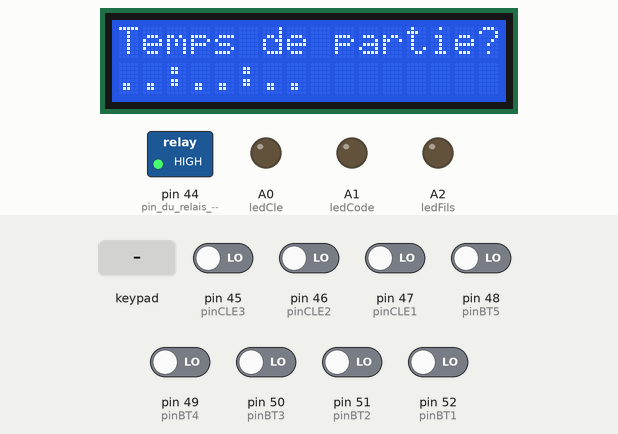
The sketch below on a simulated Arduino Mega 2560, built with avr-gcc and run on an emulated ATmega2560. Shown: 16×2 character LCD, switched loads named in the sketch (green lamp = pin HIGH), output pins drawn as LEDs (lit = HIGH). The test bench sets the inputs (shaded band); at power-on: pin 45 (pinCLE3), pin 46 (pinCLE2), pin 47 (pinCLE1), pin 48 (pinBT5), pin 49 (pinBT4), pin 50 (pinBT3), pin 51 (pinBT2), pin 52 (pinBT1) LOW.

Above: at 3.4 s.
3.5 s: key '#' pressed
At 5.3 s:
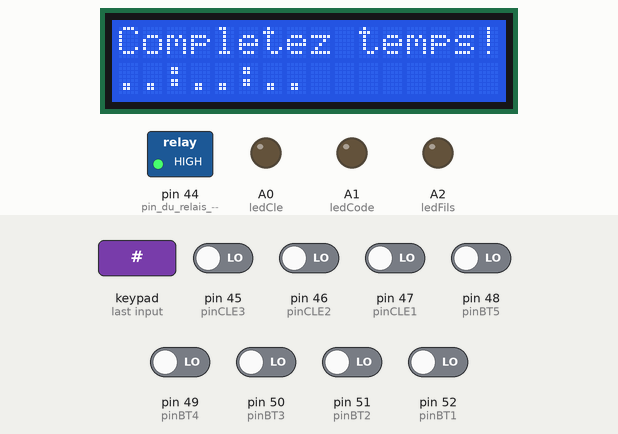
6.5 s: keypad keys 7 6 5 4 * pressed 0.4 s apart
At 8.5 s:
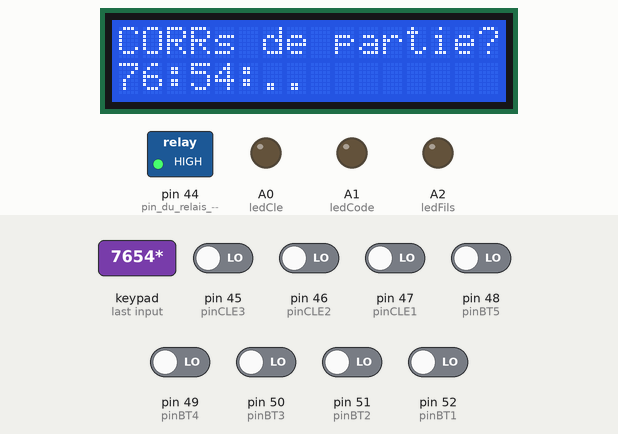
10.1 s: keypad keys 7 6 5 4 # pressed 0.4 s apart
At 14.3 s:
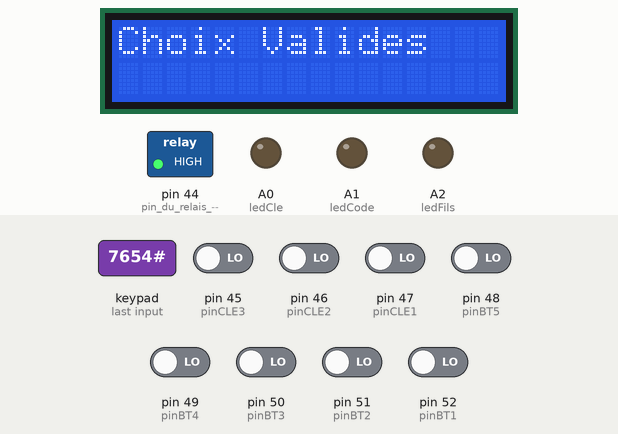
15.1 s: pin 50 (pinBT3) driven HIGH
At 15.7 s:
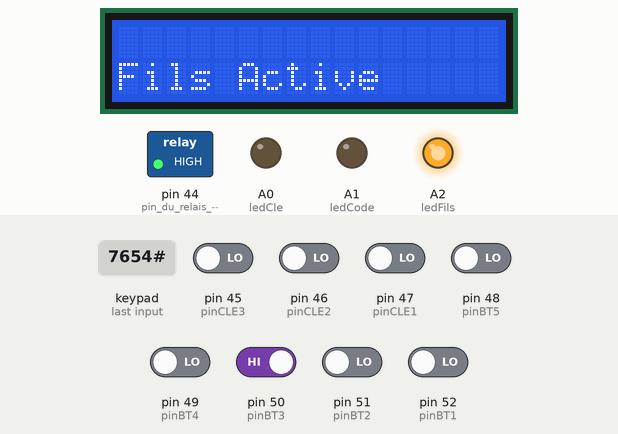
18.1 s: pin 51 (pinBT2) driven HIGH
At 20.3 s:
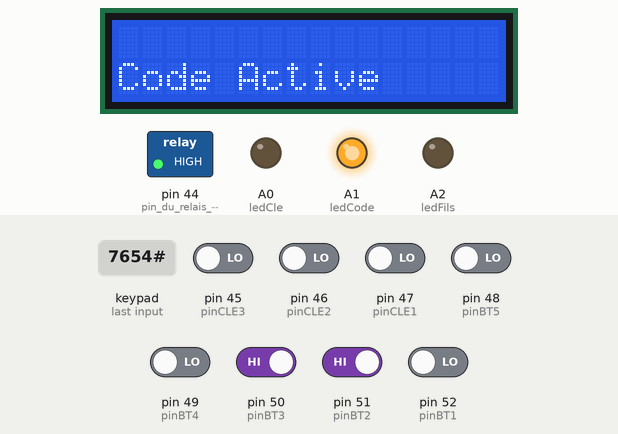
21.1 s: pin 52 (pinBT1) driven HIGH
At 23.7 s:
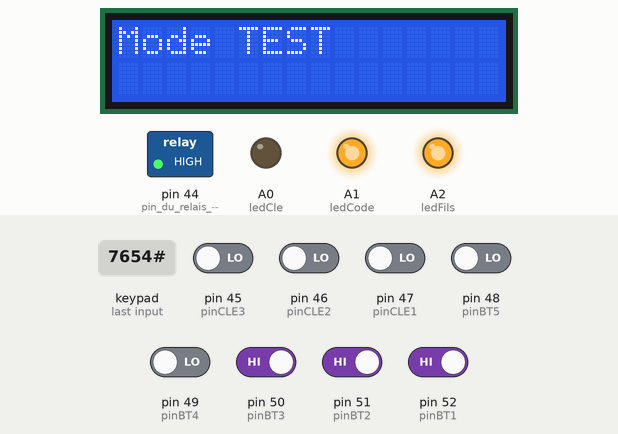
Timing chart, 0 to 28.6 s (numbered marks = the images above; inputs shaded):
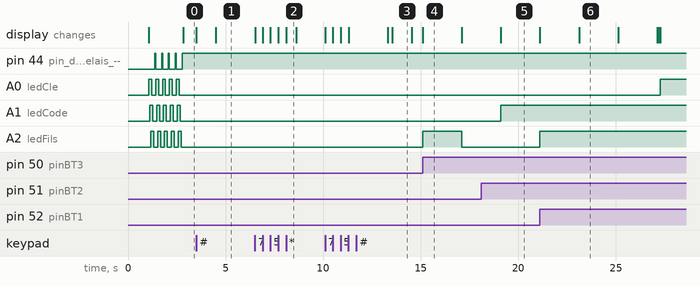

The sketch:

PouletGrille.ino
```cpp
#include "developpeur.h"
#include "sons.h"
#include "controlLeds.h"
#include "menus.h"
#include "modeJeu.h"
#include "Arduino.h"
#include "LiquidCrystal.h"
#include <Keypad.h>


using namespace std;
// ---------------------------------------------------------Espace variables
int pinBT1 = 52, pinBT2 = 51, pinBT3 = 50, pinBT4 = 49, pinBT5 = 48, pinCLE1 = 47, pinCLE2 = 46, pinCLE3 = 45; // ici les pins ou sont branchés les boutons
int ledCle = A0, ledCode = A1, ledFils = A2;
LiquidCrystal LCD(13, 12, 11, 10, 9, 8); // creation de l'objet LCD portée globale


char keys[4][3] = {
	{ '1','2','3' },
	{ '4','5','6' },
	{ '7','8','9' },
	{ '*','0','#' }
};
byte rowPins[4] = { 7, 6, 5, 4 }; //connectez-vous à la ligne pinouts du clavier
byte colPins[3] = { 3 , 2 , 1 }; //connectez-vous à la colonne des brochures du clavier
Keypad keypad = Keypad(makeKeymap(keys), rowPins, colPins, 4, 3);


//--------------------------------------------------------Fin espace variables


void setup() //fonction lancée une seule fois au demmarage de l'arduino
{

	LCD.begin(16, 2); //on declare 16 colonnes et 2 lignes
	LCD.print("Gyromitres Bomb");


	LCD.setCursor(0, 1); // on passe a la deuciemme ligne
	LCD.print("Version 0.42");
	delay(1000);

	LCD.clear();

	pinMode(pinBT1, INPUT);
	pinMode(pinBT2, INPUT);
	pinMode(pinBT3, INPUT);
	pinMode(pinBT4, INPUT);
	pinMode(pinBT5, INPUT);
	pinMode(pinCLE1, INPUT);
	pinMode(pinCLE2, INPUT);
	pinMode(pinCLE3, INPUT);

	pinMode(44, OUTPUT); //pin du relais --> Lumiere G

	pinMode(A0, OUTPUT);
	pinMode(A1, OUTPUT);
	pinMode(A2, OUTPUT);

	digitalWrite(44, HIGH);

}

void loop()
{
	demoLancement(); //petite animation au demarrage
	setupTempsDePartie(); // retourne le temps de la partie en seconde
	setupModeJeu(); // retourne les modes de jeu choisis

}
```

controlLeds.cpp
```cpp
//
//
//

#include "controlLeds.h"
```

controlLeds.h
```cpp
// controlLeds.h

#ifndef _CONTROLLEDS_h
#define _CONTROLLEDS_h

#if defined(ARDUINO) && ARDUINO >= 100
	#include "arduino.h"
#else
	#include "WProgram.h"
#endif


#endif
```

developpeur.cpp
```cpp
//
//
//

#include "developpeur.h"
#include "LiquidCrystal.h"
#include <Keypad.h>

extern int pinBT1, pinBT2, pinBT3, pinBT4, pinBT5, pinCLE1, pinCLE2, pinCLE3;
extern LiquidCrystal LCD;
extern Keypad keypad;
extern const char NO_KEY;

void modeTest()
{
	if (digitalRead(pinBT1) > 0)
	{
		if (digitalRead(pinBT2) > 0)
		{
			LCD.clear();
			LCD.setCursor(0, 0);
			LCD.print("Mode TEST");
			delay(2000);
			bool finTest = false;

			while (finTest == false)
			{
				LCD.clear();

				if (digitalRead(pinBT1) > 0)
				{
					if (digitalRead(pinBT2) > 0)
					{
						LCD.clear();
						LCD.setCursor(0, 0);
						LCD.print("Fin du Test");
						delay(2000);
						finTest = true;
					}
					LCD.clear();
					LCD.print("Mode Cles");
					delay(50);

				}

				if (digitalRead(pinBT2) > 0)
				{
					LCD.clear();
					LCD.print("Mode Code");
					delay(50);
				}

				if (digitalRead(pinBT3) > 0)
				{
					LCD.clear();
					LCD.print("Mode Fils");
					delay(50);
				}

				if (digitalRead(pinBT4) > 0)
				{
					LCD.clear();
					LCD.print("Equipe Bleue");
					delay(50);
				}

				if (digitalRead(pinBT5) > 0)
				{
					LCD.clear();
					LCD.print("Equipe Orange");
					delay(50);
				}

				if (digitalRead(pinCLE1) > 0)
				{
					LCD.clear();
					LCD.print("Cle 1");
					delay(50);
				}

				if (digitalRead(pinCLE2) > 0)
				{
					LCD.clear();
					LCD.print("Cle 2");
					delay(50);
				}

				if (digitalRead(pinCLE3) > 0)
				{
					LCD.clear();
					LCD.print("Cle 3");
					delay(50);
				}

				char key = keypad.getKey(); // affiche le keypad

				if (key != NO_KEY)//si une touche est préssée
				{
					LCD.print(key);
					delay(500);
				}

			}
		}
	}
}

void demoLancement()
{
	int temps = 50;
	int C = 0;

	while (C != 5)
	{

		digitalWrite(44, LOW);

		digitalWrite(A0, HIGH);
		delay(temps);
		digitalWrite(A1, HIGH);
		delay(temps);
		digitalWrite(A2, HIGH);
		delay(temps);
		digitalWrite(A0, LOW);
		delay(temps);
		digitalWrite(A1, LOW);
		delay(temps);
		digitalWrite(A2, LOW);
		delay(temps);
		digitalWrite(44, HIGH);
		delay(temps);
		C = C + 1;
	}

}
```

developpeur.h
```cpp
// developpeur.h

#ifndef _DEVELOPPEUR_h
#define _DEVELOPPEUR_h

#if defined(ARDUINO) && ARDUINO >= 100
	#include "arduino.h"
#else
	#include "WProgram.h"
#endif

void modeTest();
void demoLancement();

#endif
```

menus.cpp
```cpp
#include "menus.h"
#include "LiquidCrystal.h"
#include <Keypad.h>
#include "developpeur.h"


extern int pinBT1, pinBT2, pinBT3, pinBT4, pinBT5, pinCLE1, pinCLE2, pinCLE3;
extern LiquidCrystal LCD;
extern Keypad keypad;
extern const char NO_KEY;
extern int ledCle, ledCode, ledFils;


bool setupModeJeu()  //corriger la fonction !!
{
	int fin = 1;
	int T_boutons[3];
	T_boutons[0] = pinBT1;
	T_boutons[1] = pinBT2;
	T_boutons[2] = pinBT3;

	bool modeCle = false;
	bool modeCode = false;
	bool modeFils = false;


	LCD.clear();
	LCD.setCursor(0, 0);
	LCD.print("Mode de jeu ?");
	delay(200);

	while (fin != 0)
	{
		char key = keypad.getKey();

		if (key != NO_KEY)//si une touche est préssée
		{
			switch (key)
			{
			case '#':
			{
				LCD.clear();
				LCD.setCursor(0, 0);
				LCD.print("Choix Valides");
				delay(1000);
				LCD.clear();
				exit;
				break;
			}
			default:
				break;
			}

		}

		if (digitalRead(pinBT1) != 0)
		{
			if (modeCle == true)
			{
				LCD.setCursor(0, 1);
				LCD.print("Cles Desactive  ");
				modeCle = false;
				digitalWrite(ledCle, LOW);
				delay(2000);
				LCD.setCursor(0, 1);
				LCD.print("                ");
			}
			else
			{
				LCD.setCursor(0, 1);
				LCD.print("Cles Active     ");
				modeCle = true;
				digitalWrite(ledCle, HIGH);
				delay(2000);
				LCD.setCursor(0, 1);
				LCD.print("                ");
			}
		}

		if (digitalRead(pinBT2) != 0)
		{
			if (modeCode == true)
			{
				LCD.setCursor(0, 1);
				LCD.print("Code Desactive  ");
				modeCode = false;
				digitalWrite(ledCode, LOW);
				delay(2000);
				LCD.setCursor(0, 1);
				LCD.print("                ");
			}
			else
			{
				LCD.setCursor(0, 1);
				LCD.print("Code Active     ");
				modeCode = true;
				digitalWrite(ledCode, HIGH);
				delay(2000);
				LCD.setCursor(0, 1);
				LCD.print("                ");
			}
		}

		if (digitalRead(pinBT3) != 0)
		{
			if (modeFils == true)
			{
				LCD.setCursor(0, 1);
				LCD.print("Fils Desactive  ");
				modeFils = false;
				digitalWrite(ledFils, LOW);
				delay(2000);
				LCD.setCursor(0, 1);
				LCD.print("                ");
			}
			else
			{
				LCD.setCursor(0, 1);
				LCD.print("Fils Active     ");
				modeFils = true;
				digitalWrite(ledFils, HIGH);
				delay(2000);
				LCD.setCursor(0, 1);
				LCD.print("                ");
			}
		}


		if (digitalRead(pinBT1) && digitalRead(pinBT2)) // mode test
		{
			modeTest();
		}
	}


	return modeCle, modeCode, modeFils;
}

unsigned long setupTempsDePartie()
{
	LCD.clear();
	LCD.setCursor(0, 0);
	LCD.print("Temps de partie?");
	LCD.setCursor(1, 0); // ligne du bas 1 ere case

	char tempsDePartie[8] = { 0,0,':',1,5,':',0,0 }; //position 3 et 6 a ne pas toucher
	int tour = 0;

	unsigned int tempsSeconde = 1;

	LCD.setCursor(0, 1);
	LCD.print("..:..:..");

	while (tour != 8) //on passe 6 fois, 1 pour chaque chiffre + 2 pour les ":"
	{

		char saisie = keypad.getKey(); //recupere la touche presse

		if (tour == 2 | tour == 5) //sur les deux points
		{
			tour += 1;
			LCD.setCursor(tour, 1);

		}

		if (saisie != NO_KEY)//si une touche est préssée
		{
			switch (saisie)
			{
			case '#': //touche valider
			{
				if (tour != 8)
				{
					LCD.setCursor(0, 0);
					LCD.print("! ! ! ! ! ! ! ! ");
					delay(1000);
					LCD.setCursor(0, 0);
					LCD.print("Completez temps!");
					delay(2000);
					LCD.setCursor(0, 0);
					LCD.print("Temps de partie?");
					LCD.setCursor(tour, 1);
					break;
				}
				else
				{
					LCD.clear();
					LCD.setCursor(0, 0);
					LCD.print("Temps Valide");
				}


			}
			case '*': // touche corriger
			{
				LCD.setCursor(0, 0);
				LCD.print("CORR");
				delay(500);

				LCD.setCursor(0, 0);
				LCD.print("Temps de partie?");

				switch (tour)
				{
				case -1: //curseur au debut impossible de suppr
				{
					break;
				}
				case 3:
				{
					tour -= 1;
					tour -= 1;
					LCD.setCursor(tour, 1);
					LCD.print('.');
					LCD.setCursor(tour, 1);
					tour -= 1;
					break;
				}
				case 6:
				{
					tour -= 1;
					tour -= 1;
					LCD.setCursor(tour, 1);
					LCD.print('.');
					LCD.setCursor(tour, 1);
					tour -= 1;
					break;
				}

				default:
					tour -= 1;
					LCD.setCursor(tour, 1);
					LCD.print('.');
					LCD.setCursor(tour, 1);
					tour -= 1;

					break;
				}
				break;
			}
			default:
				tempsDePartie[tour] = saisie;

				LCD.setCursor(tour, 1);
				LCD.print(saisie);
				tour++;
				break;
			}


		}


	}
	delay(2000);


	//tempsSeconde = convertTempsPartieSecondes(tempsDePartie[0], tempsDePartie[1], tempsDePartie[3], tempsDePartie[4], tempsDePartie[6], tempsDePartie[7]);

	LCD.clear();

	//delay(10000);

	return tempsSeconde;
}


unsigned long convertTempsPartieSecondes(char heures1, char heures2, char minutes1, char minutes2, char secondes1, char secondes2)
{
	unsigned long tempsConverti = 0;

	unsigned int heures = heures1 + heures2;
	unsigned int minutes = minutes1 + minutes2;
	unsigned int secondes = secondes1 + secondes2;


	tempsConverti = heures;


	return tempsConverti;
}
```

menus.h
```cpp
// menus.h

#ifndef _MENUS_h
#define _MENUS_h

#if defined(ARDUINO) && ARDUINO >= 100
	#include "arduino.h"
#else
	#include "WProgram.h"
#endif

bool setupModeJeu();
unsigned long setupTempsDePartie();
unsigned long convertTempsPartieSecondes(char heures1, char heures2, char minutes1, char minutes2, char secondes1, char secondes2);

#endif
```

modeJeu.cpp
```cpp
//
//
//

#include "modeJeu.h"
#include "LiquidCrystal.h"
#include <Keypad.h>

extern int pinBT1, pinBT2, pinBT3, pinBT4, pinBT5, pinCLE1, pinCLE2, pinCLE3; // ici les pins ou sont branchés les boutons
extern LiquidCrystal LCD;
extern Keypad keypad;
extern const char NO_KEY;

#define OPE 0
#define ARMEE 1
#define DESARMER 2
#define BOOM 3

int bombEtat = 0; //0 = Opérationel, 1 = Armé, 2 = Désarmé, 3 = Boom
char key = keypad.getKey(); // affiche le keypad


bool cle() // mode Cle uniquement #ADRIEN

{


	int fin = 0;
	int T_cle[3];
	T_cle[0] = pinCLE1;
	T_cle[1] = pinCLE2;
	T_cle[2] = pinCLE3;

	return false;
}

void code(int codeDesamorcage)// mode Code uniquement # SIMON
{
	int touche = 0;
	int placementEcran = 0;
	int i = 0;
	int t = 0;

	switch (bombEtat)
	{
		LCD.clear();

		case OPE:
		{
			int Code;

			LCD.clear();
			LCD.setCursor(0, 0);
			delay(100);
			LCD.print("Entrer le code :"); //Demander le Code a l'utilisateur.
			while (i < 3)
			{
				int J = 0;
				while (J < 2)
				{


					if (key != NO_KEY)//si une touche est préssée
					{
						LCD.setCursor(placementEcran, 1);
						LCD.print(key);
						placementEcran += 1;
						touche = touche + 1;
						t++;
						J++;
					}

					switch (key)
					{
					case '#':
					{
						LCD.clear();
						LCD.setCursor(0, 0);
						LCD.print("Code Valide");
						delay(500);
						LCD.clear();
						bombEtat = ARMEE; //debut du compte a rebours
					}
					case '*':
					{
						if (placementEcran < 1)
						{
							touche = touche - 1;
							placementEcran = placementEcran - 1;
							LCD.setCursor(placementEcran, 1);
							LCD.print(" ");
						}

					}
					default:
					{
						break;
					}
					}
				}

				touche = 0;
				i++;
			}

			break;
		}


		case ARMEE:
		{
			char Key = keypad.getKey();
			if (Key == '#')
			{
				char reslutaCode;
				LCD.clear();
				LCD.setCursor(0, 0);
				delay(100);
				LCD.print("Entre Le Code :"); //si la touche de désarmement # est pressée, l'utilisateur peux entrer le code.
				while (i < 3)
				{
					int J = 0;
					while (J < 2)
					{


						if (key != NO_KEY)//si une touche est préssée
						{
							LCD.setCursor(placementEcran, 1);
							LCD.print(key);
							placementEcran += 1;
							touche = touche + 1;
							t++;
							J++;
						}

						switch (key)
						{
						case '#':
						{
							LCD.clear();
							LCD.setCursor(0, 0);
							LCD.print("Code Valide");
							delay(500);
							LCD.clear();
							bombEtat = ARMEE; //debut du compte a rebours
						}
						case '*': //Efface la saisi
						{
							if (placementEcran < 1)
							{
								touche = touche - 1;
								placementEcran = placementEcran - 1;
								LCD.setCursor(placementEcran, 1);
								LCD.print(" ");
							}

						}
						default:
							break;
						}
					}

					touche = 0;
					i++;
				}


				if (reslutaCode == true)
				{
					LCD.clear();
					bombEtat = DESARMER; //la bombe passe a l'etat désarmer.

				}
			}

		}
	}
}


void fils() // mode fils uniquement ADRIEN
{

}


void cleCode() //mode code + mode clé # SIMON
{

}

void cleFils() // mode cle + fils # ADRIEN
{

}

void codeFils() // mode code + fils # SIMON
{

}

void cleCodeFils() // mode clé + code + fils #Simon
{

}

void modeDrapeaux() // mode drapeaux # SIMON
{

}

//-------------------------------------- fin des fonctions primaires
```

modeJeu.h
```cpp
// modeJeu.h

#ifndef _MODEJEU_h
#define _MODEJEU_h

#if defined(ARDUINO) && ARDUINO >= 100
	#include "arduino.h"
#else
	#include "WProgram.h"
#endif

bool cle();

void code();

void fils();

//-------------------------------------- fin des fonctions primaires

void cleCode();

void cleFils();

void codeFils();

void cleCodeFils();

#endif
```

sons.cpp
```cpp
//
//
//

#include "sons.h"
```

sons.h
```cpp
// sons.h

#ifndef _SONS_h
#define _SONS_h

#if defined(ARDUINO) && ARDUINO >= 100
	#include "arduino.h"
#else
	#include "WProgram.h"
#endif


#endif
```

Key.cpp
```cpp
// (licence header left out)
#include <Key.h>


// default constructor
Key::Key() {
	kchar = NO_KEY;
	kstate = IDLE;
	stateChanged = false;
}

// constructor
Key::Key(char userKeyChar) {
	kchar = userKeyChar;
	kcode = -1;
	kstate = IDLE;
	stateChanged = false;
}


void Key::key_update (char userKeyChar, KeyState userState, boolean userStatus) {
	kchar = userKeyChar;
	kstate = userState;
	stateChanged = userStatus;
}


/*
|| @changelog
|| | 1.0 2012-06-04 - Mark Stanley : Initial Release
|| #
*/
```

Measured:
- after the input at 3.5 s, the display: first changes at once (image 1 shows a later state)
- after the input at 6.5 s, the display: first changes at once (image 2 shows a later state)
- after the input at 10.1 s, the display: first changes at once (image 3 shows a later state)
- after the input at 15.1 s, A2 (ledFils): LOW → HIGH at once, → LOW 2.0 s later; the display: changes at once (image 4)
- after the input at 18.1 s, A1 (ledCode): LOW → HIGH after 1.0 s; A2 (ledFils): stays LOW (without the input it goes to HIGH after 1.0 s); the display: changes after 1.0 s (image 5)
- after the input at 21.1 s, A0 (ledCle): LOW → HIGH after 6.2 s; A1 (ledCode): stays HIGH (without the input it goes to LOW after 2.0 s); A2 (ledFils): goes on until 21.1 s, then stays HIGH; the display: first differs from a run without the input after 2.0 s (image 6)
- by itself, pin 44 (pin_du_relais_--): alternates HIGH for 0.05 s and LOW for 0.30 s, 9 changes in all, then stays HIGH
- by itself, A0 (ledCle), A1 (ledCode), A2 (ledFils): alternates HIGH for 0.15 s and LOW for 0.20 s, 10 changes in all, then stays LOW
